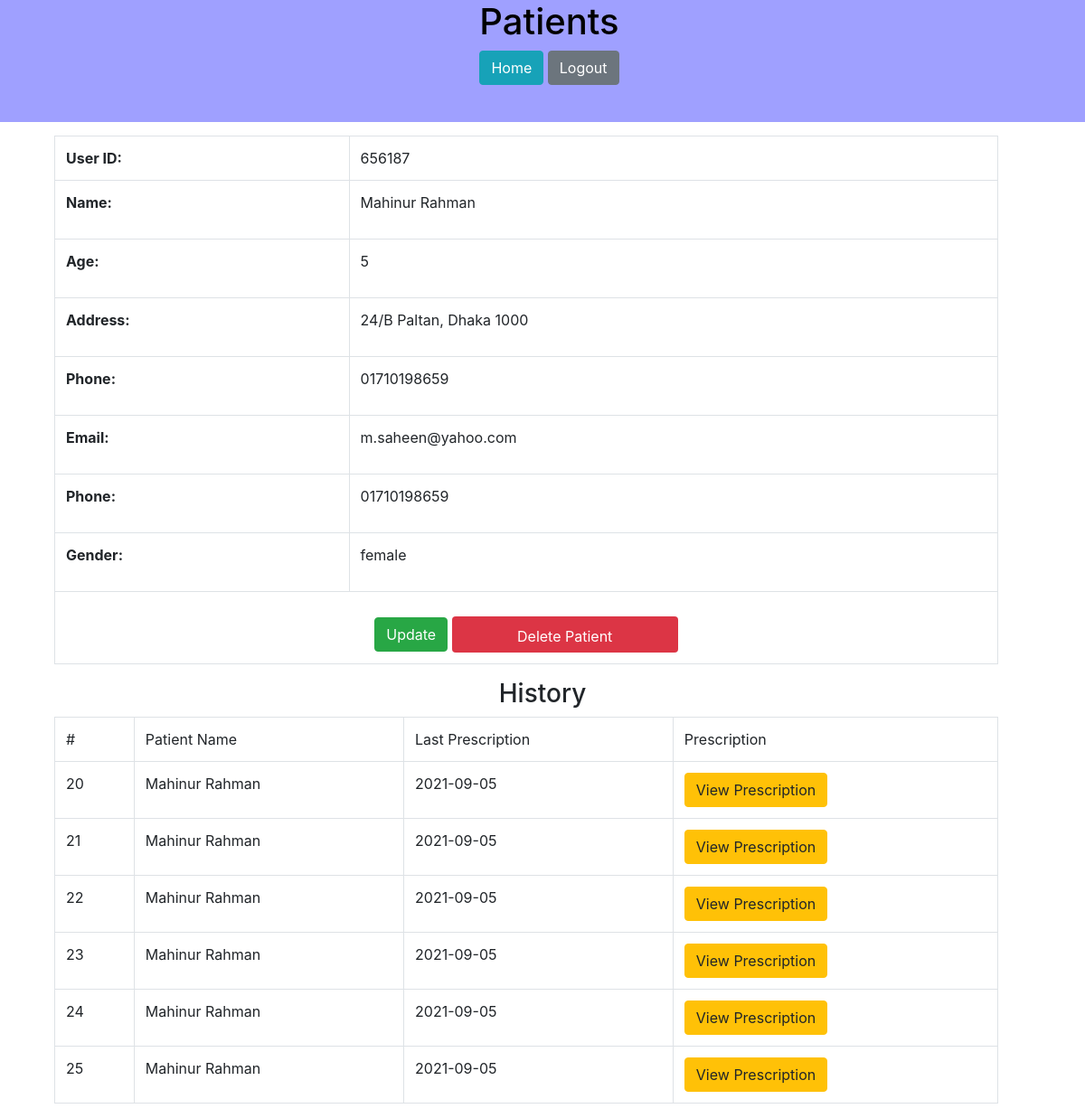
The app's page /view_patient.php?id=656187, older data.
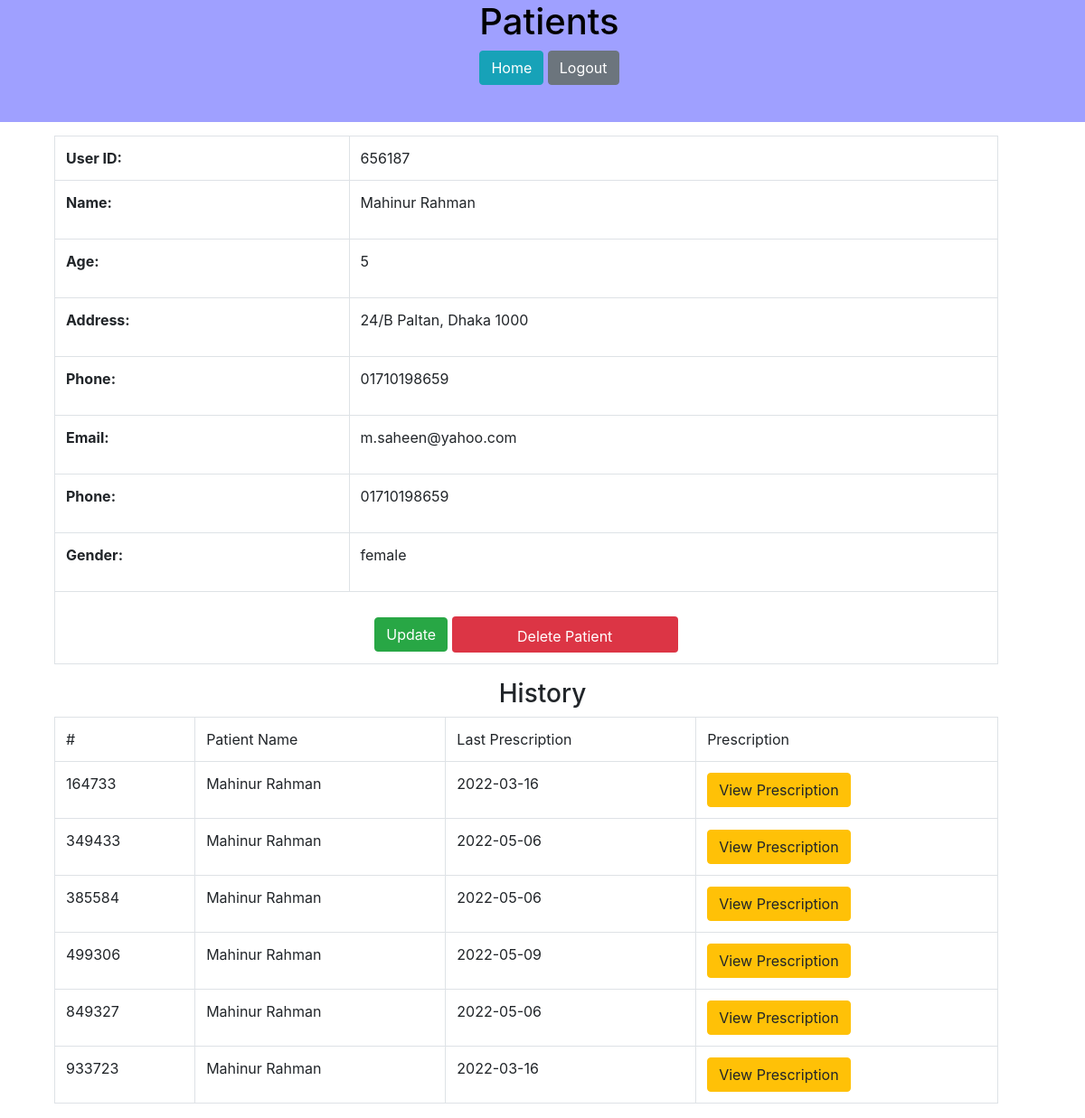
The same page, newer data.
### tables this page shows
CREATE TABLE `patient` (
  `pid` int(10) NOT NULL,
  `upi` int(10) NOT NULL,
  `fname` varchar(20) NOT NULL,
  `lname` varchar(20) NOT NULL,
  `age` int(10) NOT NULL,
  `address` varchar(255) NOT NULL,
  `phone` varchar(15) NOT NULL,
  `email` varchar(255) NOT NULL,
  `bp` varchar(15) NOT NULL,
  `temparature` varchar(255) NOT NULL,
  `weight` int(10) NOT NULL,
  `sex` varchar(10) NOT NULL,
  `doc_id` int(10) NOT NULL
);

CREATE TABLE `prescription` (
  `prescriptionID` int(11) NOT NULL,
  `did` int(10) NOT NULL,
  `pid` int(15) NOT NULL,
  `complain` varchar(255) NOT NULL,
  `added_date` date NOT NULL
);

### view_patient.php (the view, shortened to what this page needs)
<?php
include("db_con/database_con.php");
if(isset($_GET["id"])){
    $id = $_GET['id'];
        $v_query = "SELECT * FROM patient WHERE upi ='$id'";
        $result = mysqli_query($conn,$v_query);
        $data= mysqli_fetch_array($result);
        $upi = $data['upi'];
        $fname = $data['fname'];
        $lname = $data['lname'];
        $age = $data['age'];
        $address = $data['address'];
        $phone = $data['phone'];
        $email = $data['email'];
        $sex = $data['sex'];
}
?>
<!DOCTYPE html>
<html>
<head>
	<link rel="stylesheet" href="css/all.min.css" >
	<link rel="stylesheet" href="css/bootstrap.min.css" >
 	<link rel="stylesheet" href="css/style.css">
 </head>
<body>
    <div class="header">
        <h1>Patients</h1>
        <a href="dashboard.php" class="btn btn-info">Home</a>
        <a href="logout.php" class="btn btn-secondary">Logout</a><br>
    </div>
	<div class="container">
		<div class="row">
            <div class="col-lg-12">
                <table class="table table-hover table-bordered">
					<tr>
						<th>User ID: </th>
						<td> <?php echo $upi;?> </td>
					</tr>
					<tr>
						<th>Name: </th>
						<td> <p><?php echo $fname.' '.$lname;?></p> </td>
					</tr>
					<tr>
						<th>Age: </th>
						<td> <p><?php echo $age;?></p> </td>
					</tr>
					<tr>
						<th>Address: </th>
						<td> <p><?php echo $address;?></p> </td>
					</tr>
					<tr>
						<th>Phone: </th>
						<td> <p><?php echo $phone;?></p> </td>
					</tr>
					<tr>
						<th>Email: </th>
						<td> <p><?php echo $email;?></p> </td>
					</tr>
					<tr>
						<th>Phone: </th>
						<td> <p><?php echo $phone;?></p> </td>
					</tr>
					<tr>
						<th>Gender: </th>
						<td> <p><?php echo $sex;?></p> </td>
					</tr>
					<tr>
						<td colspan='2'>
                            <div class="fill_box col-lg-12">
                                <form  method="POST">
                                     <a href="update_patient.php?id=<?php echo $id;?>" class="btn btn-success ">Update</a>
                                     <input type="submit" class="btn btn-danger" name="delete" value="Delete Patient" >
                                </form>
                            </div>
                        </td>
                    </tr>
				</table>
            </div>
        </div>
        <div class="row">
            <div class="col-lg-12">
                <h3 class="text-center">History</h3>
                <table class="table table-bordered">
                    <tr>
                        <td>#</td>
                        <td>Patient Name</td>
                        <td>Last Prescription</td>
                        <td>Prescription</td>
                    </tr>
                    <?php
                        $his_query="SELECT * FROM `prescription` WHERE pid='$id'";
                        $his_result =mysqli_query($conn, $his_query);
                        while($his_data = mysqli_fetch_array($his_result)){
                    ?>
                     <tr>
                        <td><?php echo $his_data['prescriptionID'];?></td>
                        <td><?php echo $fname.' '.$lname;?></td>
                        <td><?php echo $his_data['added_date'];?></td>
                        <td><a href="PDF/Pres_Mahinur_2022-05-06.pdf" download class="btn btn-warning">View Prescription</a></td>
                    </tr>
                        <?php
                        }
                        ?>
				</table>
            </div>
        </div>
	</div>
</body>
</html>

### css/style.css (style rules this page uses)
* { margin: 0; padding: 0; }
a,a:hover { text-decoration: none; color: #000; }
.fill_box { margin-top: 15px; text-align: center; }
.fill_box input { width: 250px; height: 40px; padding: 10px; border: 0; }
.header { width: 100%; height: 135px; background: rgba(64, 67, 255, 0.5); color: rgb(0, 0, 0); margin-bottom: 15px; padding-left: 15px; text-align: center; }
.table { width: 90%; margin-left: 40px; }

Row changes from the older to the newer data that the page shows:
removed prescription: prescriptionID "20", pid.fname "Mahinur", pid.lname "Rahman", added_date "2021-09-05"
removed prescription: prescriptionID "21", pid.fname "Mahinur", pid.lname "Rahman", added_date "2021-09-05"
removed prescription: prescriptionID "22", pid.fname "Mahinur", pid.lname "Rahman", added_date "2021-09-05"
removed prescription: prescriptionID "23", pid.fname "Mahinur", pid.lname "Rahman", added_date "2021-09-05"
removed prescription: prescriptionID "24", pid.fname "Mahinur", pid.lname "Rahman", added_date "2021-09-05"
removed prescription: prescriptionID "25", pid.fname "Mahinur", pid.lname "Rahman", added_date "2021-09-05"
added prescription: prescriptionID "164733", pid.fname "Mahinur", pid.lname "Rahman", added_date "2022-03-16"
added prescription: prescriptionID "349433", pid.fname "Mahinur", pid.lname "Rahman", added_date "2022-05-06"
added prescription: prescriptionID "385584", pid.fname "Mahinur", pid.lname "Rahman", added_date "2022-05-06"
added prescription: prescriptionID "499306", pid.fname "Mahinur", pid.lname "Rahman", added_date "2022-05-09"
added prescription: prescriptionID "849327", pid.fname "Mahinur", pid.lname "Rahman", added_date "2022-05-06"
added prescription: prescriptionID "933723", pid.fname "Mahinur", pid.lname "Rahman", added_date "2022-03-16"
